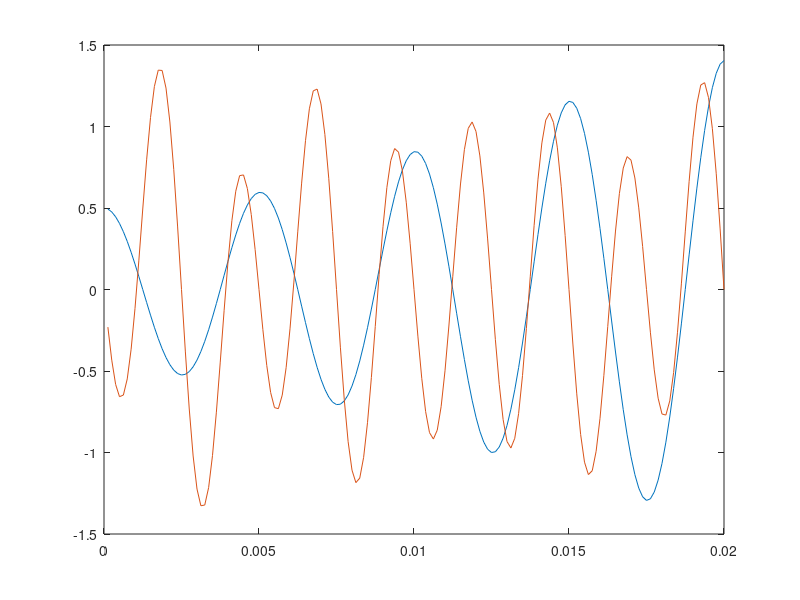

The MATLAB source for this figure:
%% Author: ield
% Description: Plot made to see the resembplance point of s1 and s2 for
% exercise 5.2.9 in task 5.2
f1 = 200;
f2 = 400;
fc = 2000;

fs = 8000;
T = 0.02;
t = 1/fs:1/fs:T;

s1 = cos(2*pi*f1*t);
s1Phase = 0.25*(cos(2*pi*(f1+20)*t)+cos(2*pi*(f1-20)*t));

s2 = -sin(2*pi*f2*t);
s2Phase = -0.25*(sin(2*pi*(f1+20)*t)+sin(2*pi*(f1-20)*t));


plot(t, s1-s1Phase);
hold on;
plot(t, s2-s2Phase);
